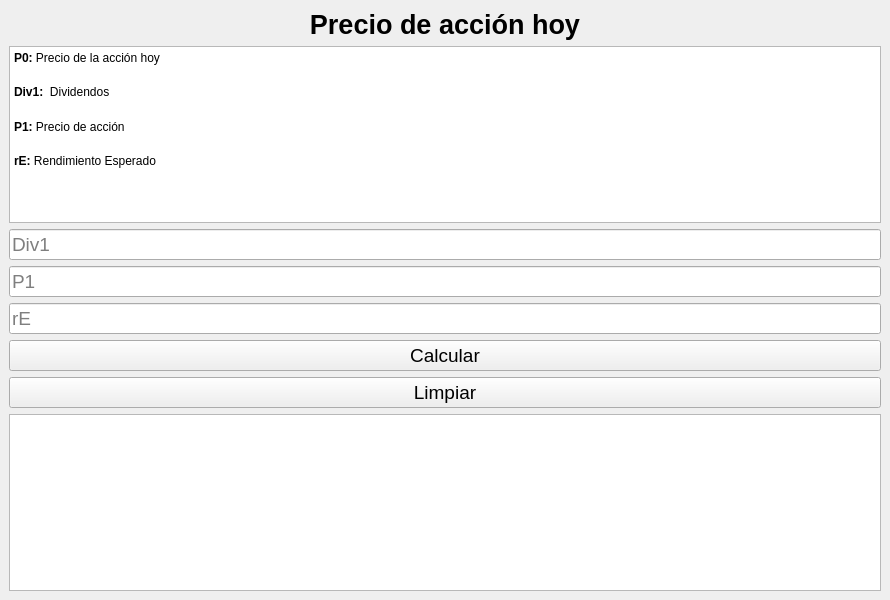
<?xml version="1.0" encoding="UTF-8"?>
<ui version="4.0">
 <class>MainWindow</class>
 <widget class="QMainWindow" name="MainWindow">
  <property name="windowModality">
   <enum>Qt::ApplicationModal</enum>
  </property>
  <property name="geometry">
   <rect>
    <x>0</x>
    <y>0</y>
    <width>890</width>
    <height>600</height>
   </rect>
  </property>
  <property name="windowTitle">
   <string>Precio de accion hoy</string>
  </property>
  <widget class="QWidget" name="centralwidget">
   <layout class="QVBoxLayout" name="verticalLayout">
    <item>
     <widget class="QLabel" name="label_title">
      <property name="font">
       <font>
        <family>Arial</family>
        <pointsize>20</pointsize>
        <bold>true</bold>
       </font>
      </property>
      <property name="text">
       <string>Precio de acción hoy</string>
      </property>
      <property name="alignment">
       <set>Qt::AlignCenter</set>
      </property>
     </widget>
    </item>
    <item>
     <widget class="QTextBrowser" name="textBrowser">
      <property name="html">
       <string>&lt;!DOCTYPE HTML PUBLIC &quot;-//W3C//DTD HTML 4.0//EN&quot; &quot;http://www.w3.org/TR/REC-html40/strict.dtd&quot;&gt;
&lt;html&gt;&lt;head&gt;&lt;meta name=&quot;qrichtext&quot; content=&quot;1&quot; /&gt;&lt;meta charset=&quot;utf-8&quot; /&gt;&lt;title&gt;Precio de la acción hoy&lt;/title&gt;&lt;style type=&quot;text/css&quot;&gt;
p, li { white-space: pre-wrap; }
hr { height: 1px; border-width: 0; }
li.unchecked::marker { content: &quot;\2610&quot;; }
li.checked::marker { content: &quot;\2612&quot;; }
&lt;/style&gt;&lt;/head&gt;&lt;body style=&quot; font-family:'Segoe UI'; font-size:9pt; font-weight:400; font-style:normal;&quot;&gt;
&lt;p style=&quot; margin-top:12px; margin-bottom:12px; margin-left:0px; margin-right:0px; -qt-block-indent:0; text-indent:0px; line-height:160%;&quot;&gt;&lt;span style=&quot; font-family:'Arial','sans-serif'; font-weight:700;&quot;&gt;P0: &lt;/span&gt;&lt;span style=&quot; font-family:'Arial','sans-serif';&quot;&gt;Precio de la acción hoy &lt;/span&gt;&lt;/p&gt;
&lt;p style=&quot; margin-top:12px; margin-bottom:12px; margin-left:0px; margin-right:0px; -qt-block-indent:0; text-indent:0px; line-height:160%;&quot;&gt;&lt;span style=&quot; font-family:'Arial','sans-serif'; font-weight:700;&quot;&gt;Div1: &lt;/span&gt;&lt;span style=&quot; font-family:'Arial','sans-serif';&quot;&gt; Dividendos &lt;/span&gt;&lt;/p&gt;
&lt;p style=&quot; margin-top:12px; margin-bottom:12px; margin-left:0px; margin-right:0px; -qt-block-indent:0; text-indent:0px; line-height:160%;&quot;&gt;&lt;span style=&quot; font-family:'Arial','sans-serif'; font-weight:700;&quot;&gt;P1: &lt;/span&gt;&lt;span style=&quot; font-family:'Arial','sans-serif';&quot;&gt;Precio de acción&lt;/span&gt;&lt;/p&gt;
&lt;p style=&quot; margin-top:12px; margin-bottom:12px; margin-left:0px; margin-right:0px; -qt-block-indent:0; text-indent:0px; line-height:160%;&quot;&gt;&lt;span style=&quot; font-family:'Arial','sans-serif'; font-weight:700;&quot;&gt;rE: &lt;/span&gt;&lt;span style=&quot; font-family:'Arial','sans-serif';&quot;&gt;Rendimiento Esperado&lt;/span&gt; &lt;/p&gt;&lt;/body&gt;&lt;/html&gt;</string>
      </property>
     </widget>
    </item>
    <item>
     <widget class="QLineEdit" name="txt_div1">
      <property name="font">
       <font>
        <pointsize>14</pointsize>
       </font>
      </property>
      <property name="text">
       <string/>
      </property>
      <property name="placeholderText">
       <string>Div1</string>
      </property>
     </widget>
    </item>
    <item>
     <widget class="QLineEdit" name="txt_p1">
      <property name="font">
       <font>
        <pointsize>14</pointsize>
       </font>
      </property>
      <property name="placeholderText">
       <string>P1</string>
      </property>
     </widget>
    </item>
    <item>
     <widget class="QLineEdit" name="txt_re">
      <property name="font">
       <font>
        <pointsize>14</pointsize>
       </font>
      </property>
      <property name="placeholderText">
       <string>rE</string>
      </property>
     </widget>
    </item>
    <item>
     <widget class="QPushButton" name="btn_calcular">
      <property name="font">
       <font>
        <pointsize>14</pointsize>
       </font>
      </property>
      <property name="text">
       <string>Calcular</string>
      </property>
     </widget>
    </item>
    <item>
     <widget class="QPushButton" name="btn_limpiar">
      <property name="font">
       <font>
        <pointsize>14</pointsize>
       </font>
      </property>
      <property name="text">
       <string>Limpiar</string>
      </property>
     </widget>
    </item>
    <item>
     <widget class="QTextBrowser" name="tb_resultado">
      <property name="font">
       <font>
        <pointsize>14</pointsize>
       </font>
      </property>
     </widget>
    </item>
   </layout>
  </widget>
 </widget>
 <resources/>
 <connections/>
</ui>
